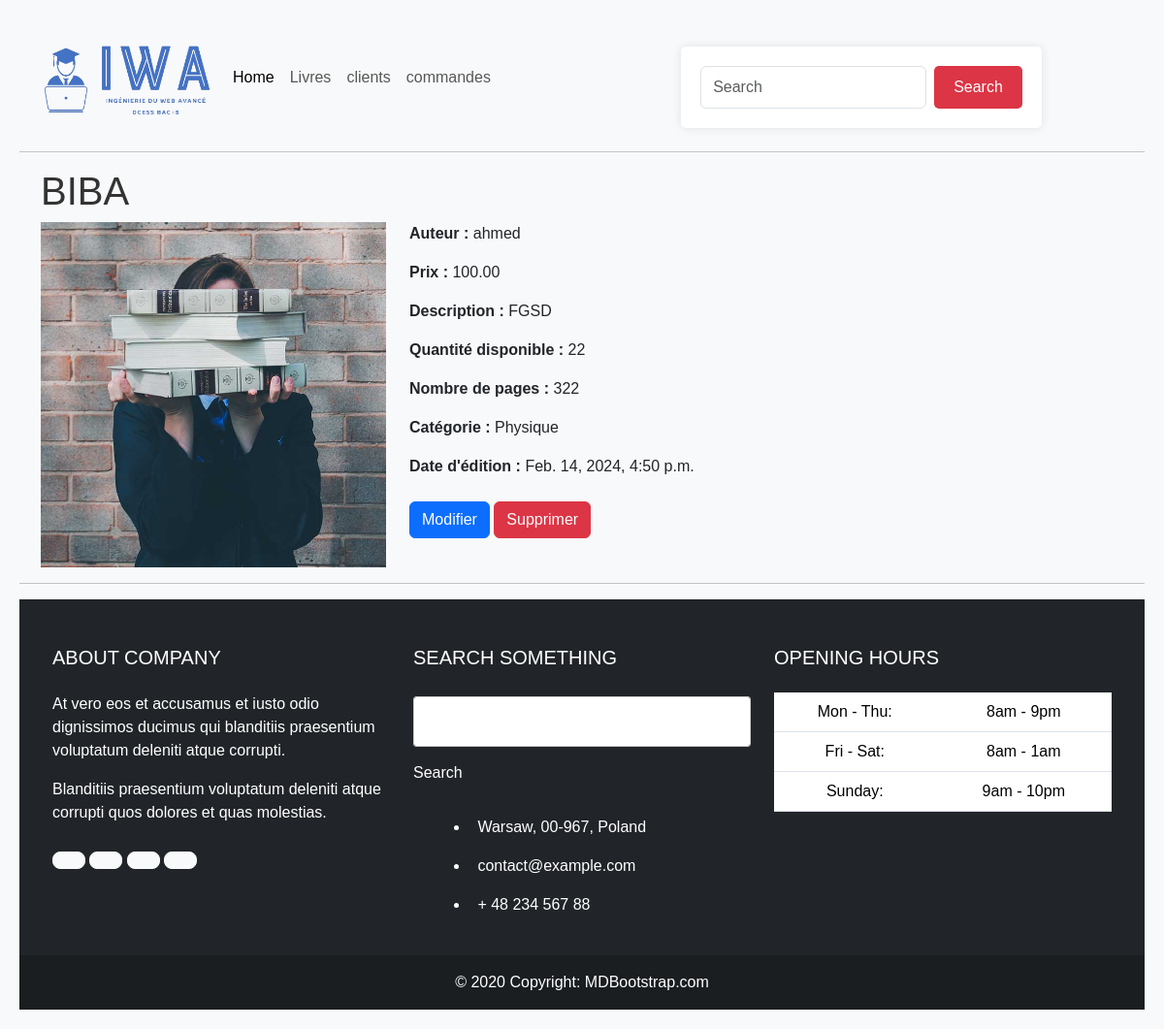
The page /livre/detail_livre/3 on the database its author committed.
### Livre/models.py (models this page shows, shortened)
class Livre(models.Model):
    CATEGORY = (
        ('Physique', 'Physique'),
        ('Mathématique', 'Mathématique'),
        ('Chimie', 'Chimie'),
        ('Science', 'Science'),
        ('Enfant', 'Enfant'),
        ('Informatique', 'Informatique')
    )
    titre = models.CharField(max_length=100)
    auteur = models.CharField(max_length=100)
    prix = models.DecimalField(max_digits=5, decimal_places=2)
    discription = models.TextField(null=True, blank=True)
    image_covr = models.ImageField(upload_to='photos/%y/%m/%d', null=True)
    quantite = models.IntegerField()
    pages = models.PositiveSmallIntegerField()
    category = models.CharField(max_length=190, null=True, choices=CATEGORY)
    date_edition = models.DateTimeField(default=datetime.now)

### Livre/views.py (the view)
# urls.py: path('detail_livre/<int:id>', views.detail_livre, name='detail_livre'),
def detail_livre(request, id):
    livre = get_object_or_404(Livre, id=id)
    context = {'livre': livre}
    return render(request, 'livre/detail_livre.html', context)

### templates/livre/detail_livre.html
{%extends 'main.html'%}
{% block contenu%}
 <div class="container">
    <div class="row">
        <div class="col-md-12">
            <h1>{{ livre.titre }}</h1>
        </div>
    </div>
    <div class="row">
        <div class="col-md-4">
            <img src="{{ livre.image_covr.url }}" alt="Image de couverture du livre" class="img-fluid">
        </div>
        <div class="col-md-8">
            <p><strong>Auteur :</strong> {{ livre.auteur }}</p>
            <p><strong>Prix :</strong> {{ livre.prix }}</p>
            <p><strong>Description :</strong> {{ livre.discription }}</p>
            <p><strong>Quantité disponible :</strong> {{ livre.quantite }}</p>
            <p><strong>Nombre de pages :</strong> {{ livre.pages }}</p>
            <p><strong>Catégorie :</strong> {{ livre.category }}</p>
            <p><strong>Date d'édition :</strong> {{ livre.date_edition }}</p>
            <div class="mt-4">
                <a href="{%url 'modifier_livre' livre.id%}" class="btn btn-primary">Modifier</a>
                <a href="{%url 'supprimer_livre' livre.id%}" class="btn btn-danger ml-3">Supprimer</a>
            </div>
        </div>
    </div>
</div>
{%endblock%}

### static/css/main.css (style rules this page uses)
body { font-family: Arial, sans-serif; background-color: #f8f9fa; }
body { font-family: Arial, sans-serif; background-color: #f4f4f4; padding: 20px; }
h1 { color: #333; }
body { font-family: Arial, sans-serif; background-color: #f8f9fa; padding: 20px; }
a { color: #007bff; text-decoration: none; }

### rows shown on the page
Livre: titre "BIBA", image_covr (picture), auteur "ahmed", prix "100.00", discription "FGSD", quantite "22", pages "322", category "Physique", date_edition "Feb. 14, 2024, 4:50 p.m."
